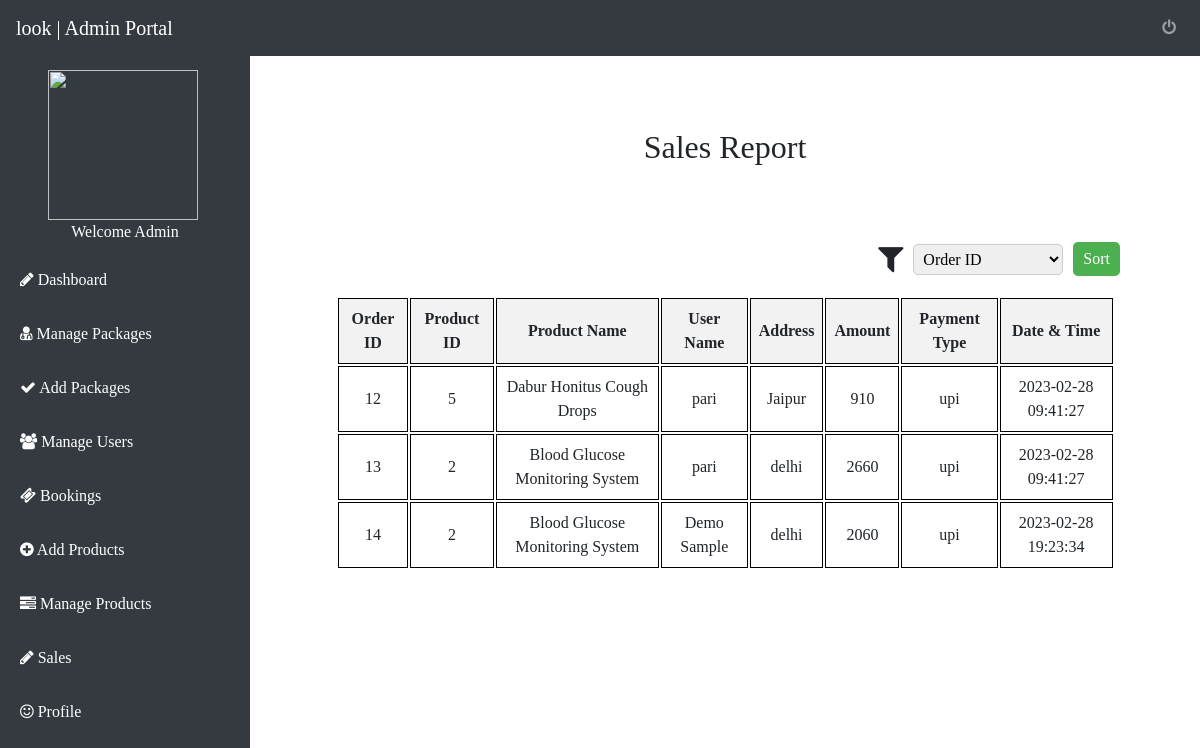
The app's page /view_sales.php (signed in) with its own data.
### tables this page shows
CREATE TABLE `order_details` (
  `order_id` int(7) NOT NULL,
  `pid` int(25) NOT NULL,
  `patient_name` varchar(255) NOT NULL,
  `pro_id` int(10) NOT NULL,
  `pro_name` varchar(255) NOT NULL,
  `address` varchar(55) NOT NULL,
  `city` varchar(55) NOT NULL,
  `pincode` int(6) NOT NULL,
  `amount` int(25) NOT NULL,
  `payment` varchar(55) NOT NULL,
  `posting_date` timestamp NOT NULL DEFAULT current_timestamp()
);

### view_sales.php (the view, shortened to what this page needs)
<!DOCTYPE html>
<html>
<?php
include'conn.php';
?>
<head>
    <link rel="stylesheet" href="https://cdn.jsdelivr.net/npm/bootstrap@4.6.2/dist/css/bootstrap.min.css">
    <link rel="stylesheet" type="text/css" href="style.css">
    <link href="home.css" rel="stylesheet">
    <link rel="stylesheet" href="https://cdnjs.cloudflare.com/ajax/libs/font-awesome/4.7.0/css/font-awesome.min.css">
</head>
<body>
<?php
include'admin_sidebar.php';
?>
      <div class="main-content">
          <div class="py-5">
              <h2 class="text-center">Sales Report</h2>
          </div>
  <form method="GET">
    <div class="form-group">
      <label for="sort" class="fa fa-filter fa-2x" aria-hidden="true"> </label>
      <select name="sort" id="sort">
        <option value="order_id">Order ID</option>
      </select>
      <button type="submit">Sort</button>
    </div>
  </form>
          <div class="row">
<?php
$sort_order = "order_id ASC";
$sql = "SELECT * FROM order_details ORDER BY $sort_order";
$result = mysqli_query($conn, $sql);
if (!$result) {
  echo "Error executing query: " . mysqli_error($conn);
} else {
  if (mysqli_num_rows($result) > 0) {
        echo "<table>
          <tr>
            <th>Order ID</th>
            <th>Product ID</th>
            <th>Product Name</th>
            <th>User Name</th>
            <th>Address</th>
            <th>Amount</th>
            <th>Payment Type</th>
            <th>Date & Time</th>
          </tr>";
    while ($row = mysqli_fetch_assoc($result)) {
         echo "<tr>
              <td>".htmlspecialchars($row["order_id"])."</td>
              <td>".htmlspecialchars($row["pro_id"])."</td>
              <td>".htmlspecialchars($row["pro_name"])."</td>
              <td>".htmlspecialchars($row["patient_name"])."</td>
              <td>".htmlspecialchars($row["city"])."</td>
              <td>".htmlspecialchars($row["amount"])."</td>
              <td>".htmlspecialchars($row["payment"])."</td>
              <td>".htmlspecialchars($row["posting_date"])."</td>
            </tr>";
    }
  } else {
    echo "<p>No sales found.</p>";
  }
}
?>
  </div>
</div>
</body>
</html>

### style.css (style rules this page uses)
* { margin: 0; padding: 0; box-sizing: border-box; font-family: 'Playfair Display', serif; outline: none; }

### home.css (style rules this page uses)
body { min-width: 100%; }

### view_sales.php (style rules this page uses)
label { margin-right: 10px; margin-bottom: 0rem; }
.form-group { display: flex; align-items: center; justify-content: right; flex-wrap: wrap; margin: 20px 0; }
select { padding: 5px; border-radius: 5px; border: 1px solid #ccc; font-size: 16px; margin-right: 10px; min-width: 150px; }
button[type="submit"] { padding: 5px 10px; background-color: #4CAF50; color: white; border-radius: 5px; border: none; cursor: pointer; font-size: 16px; }

### admin_sidebar.php (style rules this page uses)
body { font-family: Arial, sans-serif; margin: 0; padding: 0; }
.main-content { margin-left: 250px; padding: 80px; }
table { width: 95%; border-collapse: separate; margin: 0 auto; }
th, td { border: 1px solid black; padding: 8px; text-align: center; }
th { background-color: #f2f2f2; }

### records on screen
order_details: order_id "12", pro "5", pro_name "Dabur Honitus Cough Drops", patient_name "pari", city "Jaipur", amount "910", payment "upi", posting_date "2023-02-28 09:41:27"
order_details: order_id "13", pro "2", pro_name "Blood Glucose Monitoring System", patient_name "pari", city "delhi", amount "2660", payment "upi", posting_date "2023-02-28 09:41:27"
order_details: order_id "14", pro "2", pro_name "Blood Glucose Monitoring System", patient_name "Demo Sample", city "delhi", amount "2060", payment "upi", posting_date "2023-02-28 19:23:34"
